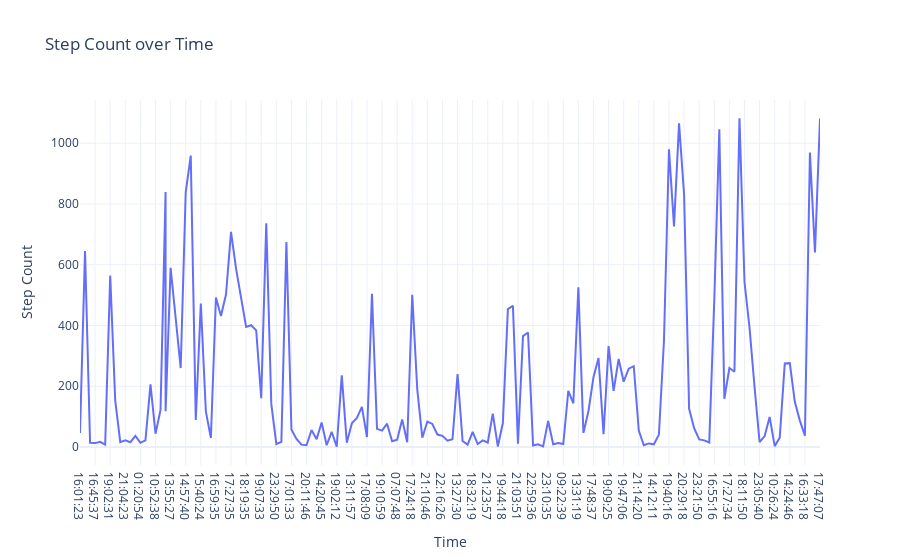

Notebook code for this chart:
### Code cell
fig1 = px.line(data,x='Time',y="Step Count",title="Step Count over Time")
fig1.show()

### Figure 1 — Plotly figure (JSON) as saved in the notebook; plotly's stock layout.template omitted (floating-point values rounded to 4 significant figures; data arrays with more than 128 entries replaced by an {"elided": "..."} marker saying what was removed)
{"data": [{"hovertemplate": "Time=%{x}<br>Step Count=%{y}<extra></extra>", "legendgroup": "", "line": {"color": "#636efa", "dash": "solid"}, "marker": {"symbol": "circle"}, "mode": "lines", "name": "", "orientation": "v", "showlegend": false, "type": "scatter", "x": {"elided": "149 str values"}, "xaxis": "x", "y": {"elided": "149 int values"}, "yaxis": "y"}], "layout": {"legend": {"tracegroupgap": 0}, "title": {"text": "Step Count over Time"}, "xaxis": {"anchor": "y", "domain": [0, 1], "title": {"text": "Time"}}, "yaxis": {"anchor": "x", "domain": [0, 1], "title": {"text": "Step Count"}}}}
